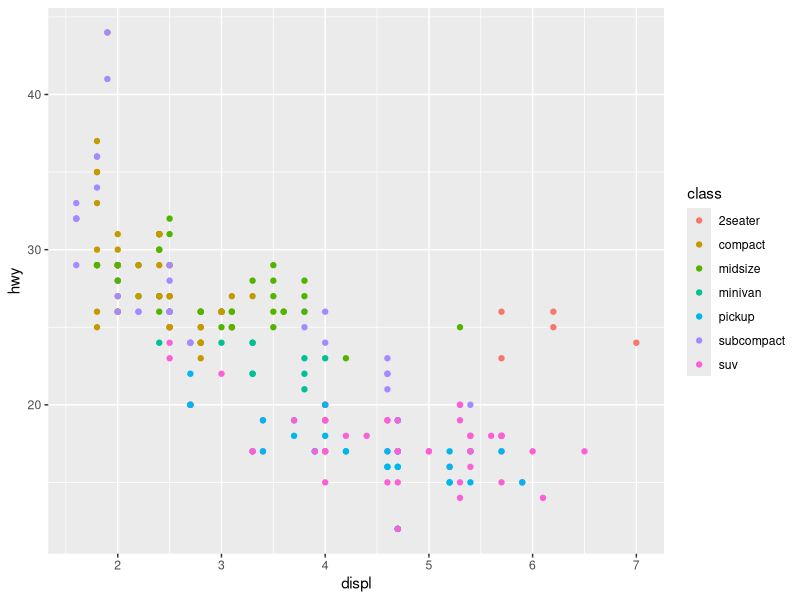
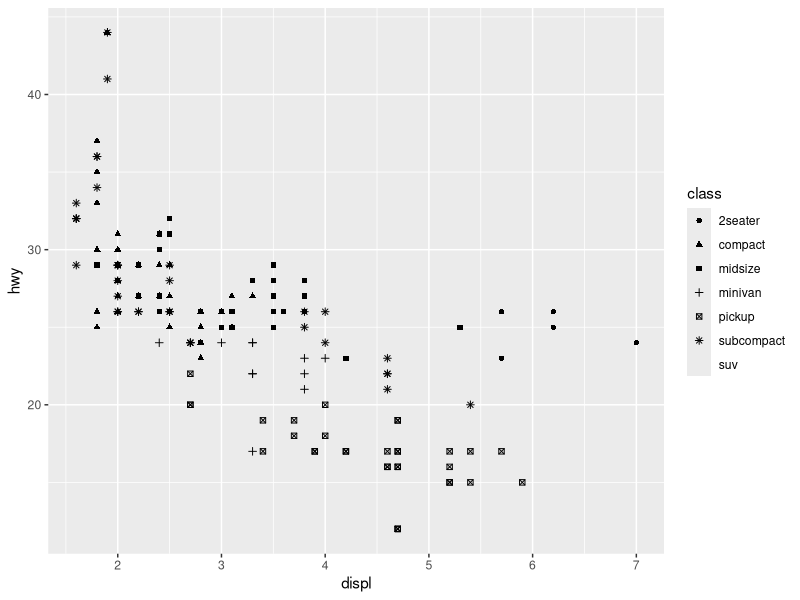
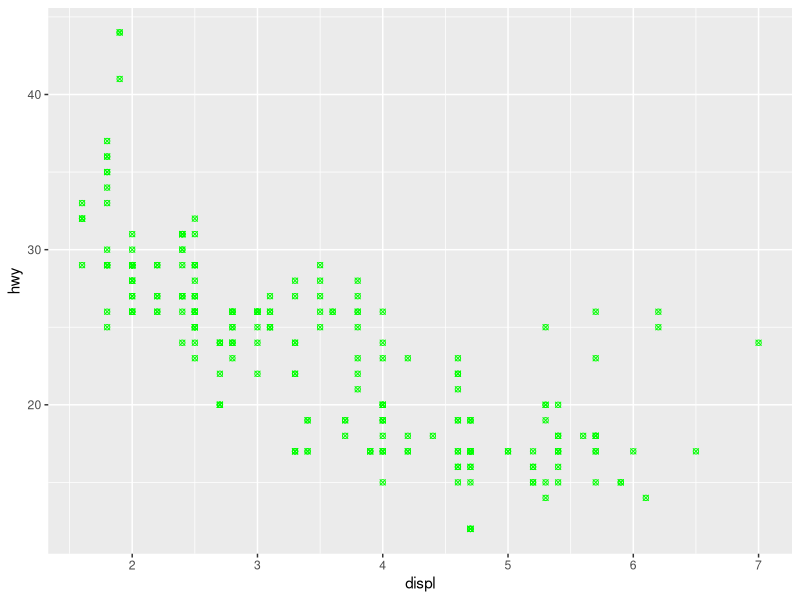
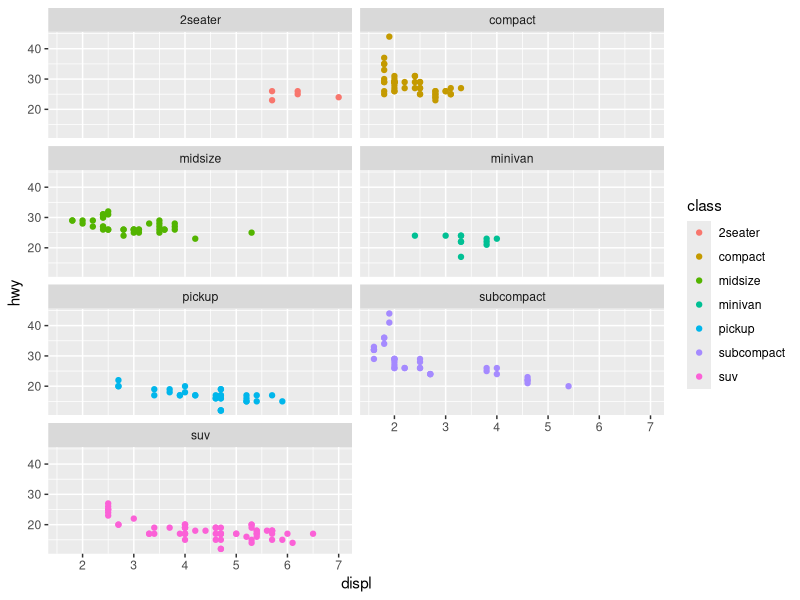
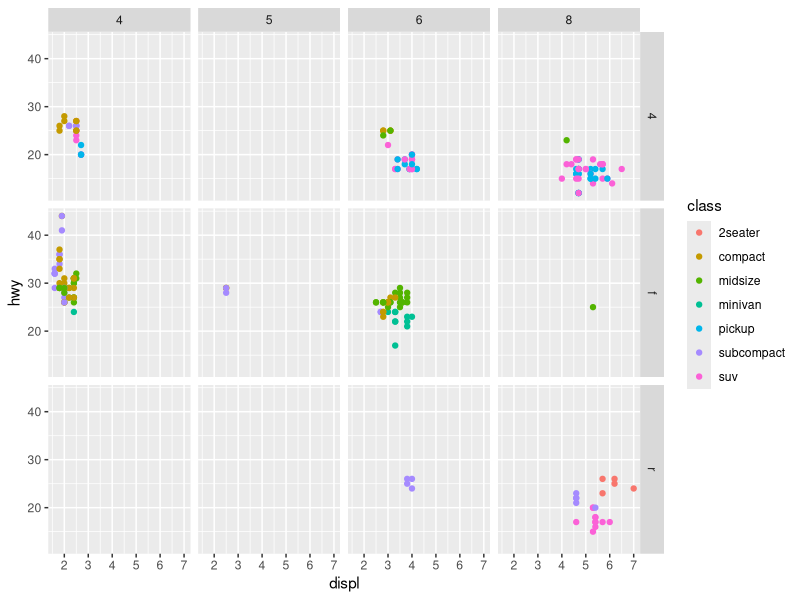

Write R code to recreate these figures, in order.
## ---- chunk 1
knitr::opts_chunk$set(echo = TRUE)

## ---- chunk 2
library(tidyverse)

mpg
ggplot(data = mpg)+ geom_point(mapping = aes(x = displ, y = hwy, color = class))
## ---- chunk 3

mpg
ggplot(data = mpg)+ geom_point(mapping = aes(x = displ, y = hwy, shape = class))
## ---- chunk 4

ggplot(data = mpg)+ geom_point(mapping = aes(x = displ, y = hwy), color = "green", pch = 13)
## ---- chunk 5

ggplot(data = mpg)+ geom_point(mapping = aes(x = displ, y = hwy, color = class)) + facet_wrap(~ class, nrow = 4)
## ---- chunk 6
ggplot(data = mpg)+ geom_point(mapping = aes(x = displ, y = hwy, color = class)) + facet_grid(drv ~ cyl)

